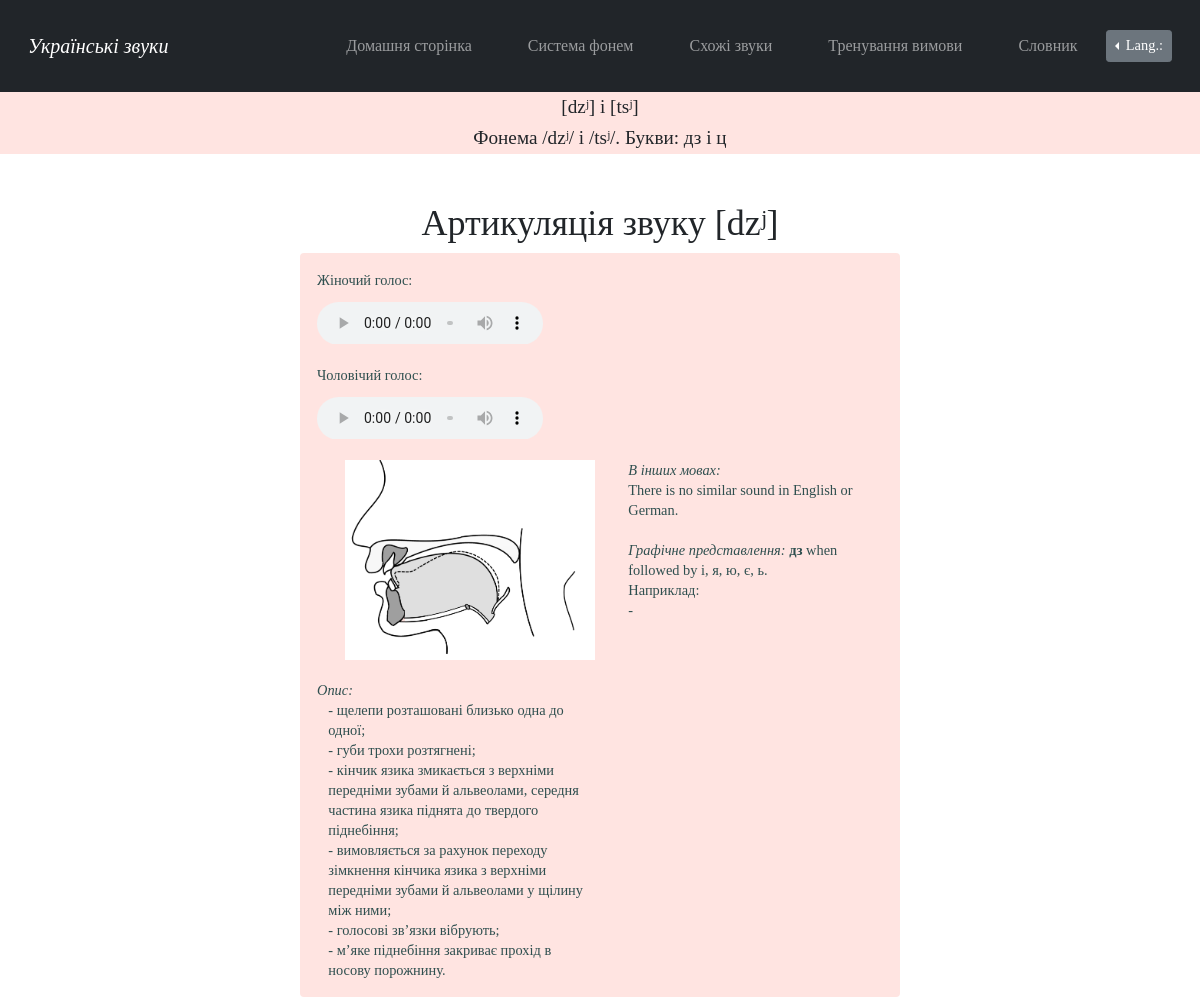
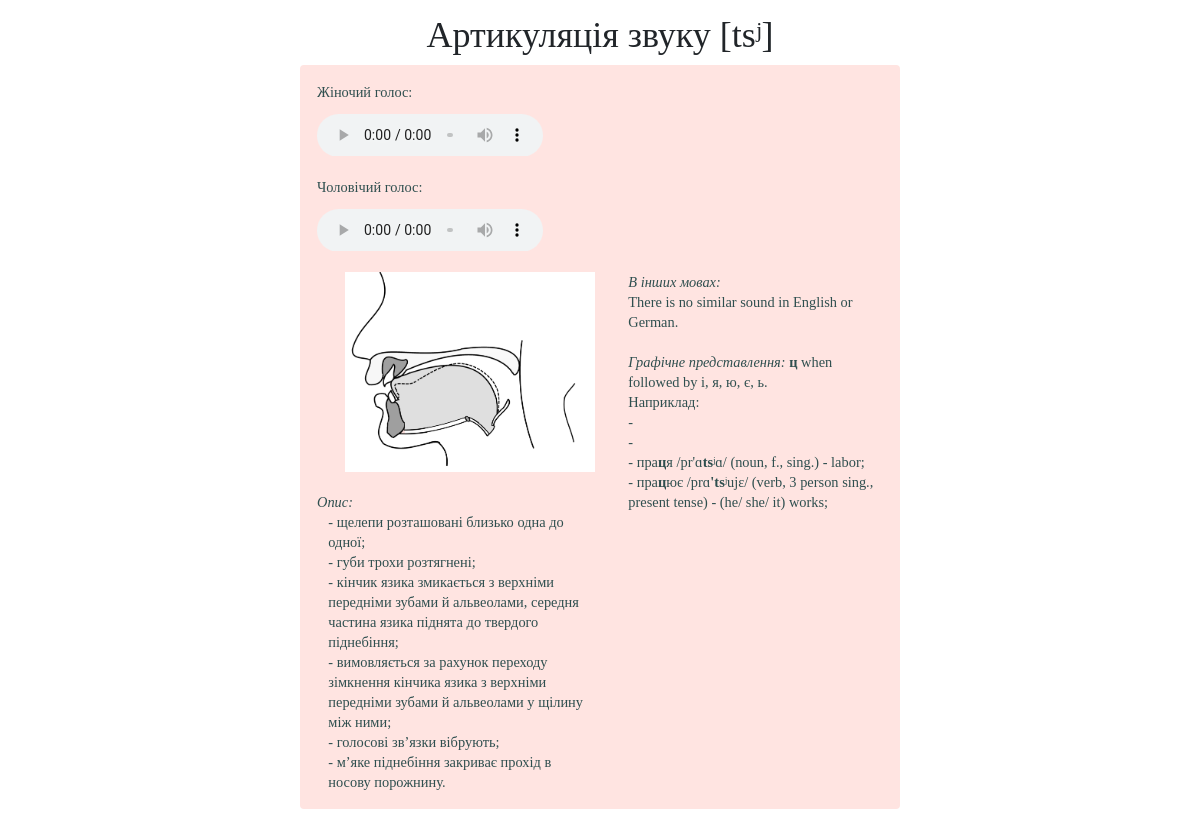
Page /sound_dzj_tsj on the committed database (2 pictures, top to bottom).
### main/models.py (models this page shows)
class InformationAboutConsonants(models.Model):
    id = models.AutoField('id', primary_key=True)
    sound = models.CharField('звук', max_length=6)
    place_of_articulation = models.TextField('місце артикуляції', default='')
    way_of_articulation = models.TextField('спосіб артикуляції', default='')
    palatalization = models.TextField('ступінь палаталізації', default='')
    description = models.TextField('опис вимови')
    eng_description = models.TextField('англ. опис вимови', default='')
    image = models.ImageField('ілюстрація вимови', upload_to="media")
    audio = models.FileField(upload_to='documents/', default='')
    male_audio = models.FileField(upload_to='documents/', default='')

### main/views.py (the view)
# urls.py: path("sound_dzj_tsj", views.sound_dzj_tsj, name='sound_dzj_tsj'),
def sound_dzj_tsj(request):
    information = InformationAboutConsonants.objects.filter(sound__contains='dzʲ')
    information2 = InformationAboutConsonants.objects.filter(sound__contains='tsʲ')
    return render(request, 'main/sound_dzj_tsj.html', {'information': information, 'information2': information2})

### main/templates/main/sound_dzj_tsj.html (shortened to what this page needs)
{% extends 'main/pattern_for_consonants.html' %}
{% load i18n %}
{% load static %}
{% block lang_switch %}
<div class="dropleft">
      <button class="btn btn-secondary btn-sm dropdown-toggle" type="button" id="dropdownMenuButton"
              data-toggle="dropdown" aria-haspopup="true" aria-expanded="false">
        Lang.:
      </button>
            {% get_current_language as LANGUAGE_CODE %}
            {% get_available_languages as LANGUAGES %}
            {% get_language_info_list for LANGUAGES as languages %}
    </div>
{% endblock %}
{% block sound %}[dzʲ] i [tsʲ]{% endblock %}
{% block phoneme %}/dzʲ/ i /tsʲ/{% endblock %}
{% block letter %}дз i ц{% endblock %}
{% block examples %}<i>{% translate "In other languages:" %}</i>
There is no similar sound in English or German.
<i>{% translate "Pertinent letter/s" %}:</i> <b>дз</b> when followed by і, я, ю, є, ь.
{% translate "For example" %}:
-
{% endblock %}
{% block examples2 %}<i>{% translate "In other languages:" %}</i>
There is no similar sound in English or German.
<i>{% translate "Pertinent letter/s" %}:</i> <b>ц</b> when followed by і, я, ю, є, ь.
{% translate "For example" %}:
-
-
- пра<b>ц</b>я /pr'ɑ<b>ts</b>ʲɑ/ (noun, f., sing.) - labor;
- пра<b>ц</b>ює /prɑ<b>'ts</b>ʲujɛ/ (verb, 3 person sing., present tense) - (he/ she/ it) works;
{% endblock %}

### main/templates/main/pattern_for_consonants.html (shortened to what this page needs)
{% extends 'main/pattern.html' %}
{% load i18n %}
{% load static %}
{% block stylesheet %}<link rel="stylesheet" href="{% static 'main/css/pattern_separate_sounds.css' %}">{% endblock %}
{% block content %}
<main>
    <div class="header">
        <h2>{% block sound %}{% endblock %}</h2>
         <h3>{% translate "Phoneme" %} {% block phoneme %}{% endblock %}.
            {% translate "Letters:" %} {% block letter %}{% endblock %}</h3>
    </div>
    <div class="main_content">
        {% get_current_language as LANGUAGE_CODE %}
        {% for el in information%}
        <h3>{% translate "Articulation of the sound" %} {{el.sound}}</h3>
            <div class="alert alert-custom  fade in alert-dismissable show mt-2">
                <figure><figcaption>{% translate "Жіночий голос:" %}</figcaption>
                    <audio controls src={{el.audio.url}}>
                    </audio>
                </figure>
                <figure><figcaption>{% translate "Чоловічий голос:" %}</figcaption>
                    <audio controls src={{el.male_audio.url}}>
                    </audio>
                </figure>
                <img src={{el.image.url}} alt="Звук">
                <p class="examples" id="examples">{% block examples %}{% endblock %}<br></p>
                <p><i>{% translate "Description:" %}</i></p>
                {% if LANGUAGE_CODE == "uk" %}
                    <p class = "description" id="description">{{el.description}}</p>
                {%else%}
                    <p class = "description" id="description1.2">{{el.eng_description}}</p>
                {%endif%}
            </div>
        {%endfor%}
        {% for el in information2%}
        <h3>{% translate "Articulation of the sound" %} {{el.sound}}</h3>
            <div class="alert alert-custom  fade in alert-dismissable show mt-2">
                <figure><figcaption>{% translate "Жіночий голос:" %}</figcaption>
                    <audio controls src={{el.audio.url}}>
                    </audio>
                </figure>
                <figure><figcaption>{% translate "Чоловічий голос:" %}</figcaption>
                    <audio controls src={{el.male_audio.url}}>
                    </audio>
                </figure>
                <img src={{el.image.url}} alt="Звук">
                <p class="examples" id="examples2">{% block examples2 %}{% endblock %}<br></p>
                <p><i>{% translate "Description:" %}</i></p>
                {% if LANGUAGE_CODE == "uk" %}
                    <p class = "description" id="description2">{{el.description}}</p>
                {%else%}
                    <p class = "description" id="description2.2">{{el.eng_description}}</p>
                {%endif%}
            </div>
        {%endfor%}
    </div>
</main>
{% endblock %}

### main/static/main/css/pattern.css (style rules this page uses)
body { background: white; font-family: Garamond, Baskerville, "Baskerville Old Face", "Hoefler Text", "Times New Roman", serif; font-style: normal; font-variant: normal; font-weight: 400; line-height: 20px; }
.dropleft { padding-top:20px; padding-bottom:20px; }
.btn { font-size: .9em; }

### main/static/main/css/pattern_separate_sounds.css (style rules this page uses)
.header { text-align: center; background: #FFE4E1; width: 100%; height: 4em; padding-top: .3em; }
.header > h2, h3 { text-align: center; font-size: 1.2em; }
.main_content { margin-top: 4vw; font-size: .9em; margin-left: auto; margin-right: auto; }
.main_content > h3 { text-align: center; font-size: 3vw; }
.main_content img { margin-left: 5%; margin-bottom: 20px; width:250px; height:200px; }
.main_content p { white-space: pre-line; font-size: 1em; }
.alert-custom { background-color:#FFE4E1; color:#2F4F4F; }
.alert-custom > p { margin-bottom:0px; }
@media screen and (min-width:601px) { .header { margin-top: 50px; } }
@media screen and (min-width:601px) { .main_content { width: 80%; } }
@media screen and (min-width:601px) { .alert-custom { background-color: ; } }
@media screen and (min-width:601px) { audio { width: 50%; padding-top:2%; } }
@media screen and (min-width:768px) { .header { margin-top: 110px; } }
@media screen and (min-width:768px) { .alert-custom { background-color: ; } }
@media screen and (min-width:768px) { audio { width: 40%; } }
@media screen and (min-width:768px) { .examples { float: right; width: 45%; } }
@media screen and (min-width:768px) { .description { width: 45%; margin-left:2%; } }
@media screen and (min-width:980px) { .header { margin-top: 90px; } }
@media screen and (min-width:980px) { .main_content { width: 65%; } }
@media screen and (min-width:980px) { .alert-custom { background-color: ; } }
@media screen and (min-width:980px) { audio { width: 40%; } }
@media screen and (min-width:1200px) { .main_content { width: 50%; } }
@media screen and (min-width:1200px) { .alert-custom { background-color:; } }

### rows in the picture
InformationAboutConsonants: sound "[dzʲ]", image (picture), description "- щелепи розташовані близько одна до одної; - губи трохи розтягнені; - кінчик язика змикається з верхніми передніми зубами й альвеолами, середня частина язика піднята до твердого піднебіння; - вимовляється за рахунок переходу зімкнення кінчика язика з верхніми передніми зубами й альвеолами у щілину між ними; - голосові зв’язки вібрують; - м’яке піднебіння закриває прохід в носову порожнину."
InformationAboutConsonants: sound "[tsʲ]", image (picture), description "- щелепи розташовані близько одна до одної; - губи трохи розтягнені; - кінчик язика змикається з верхніми передніми зубами й альвеолами, середня частина язика піднята до твердого піднебіння; - вимовляється за рахунок переходу зімкнення кінчика язика з верхніми передніми зубами й альвеолами у щілину між ними; - голосові зв’язки вібрують; - м’яке піднебіння закриває прохід в носову порожнину."
